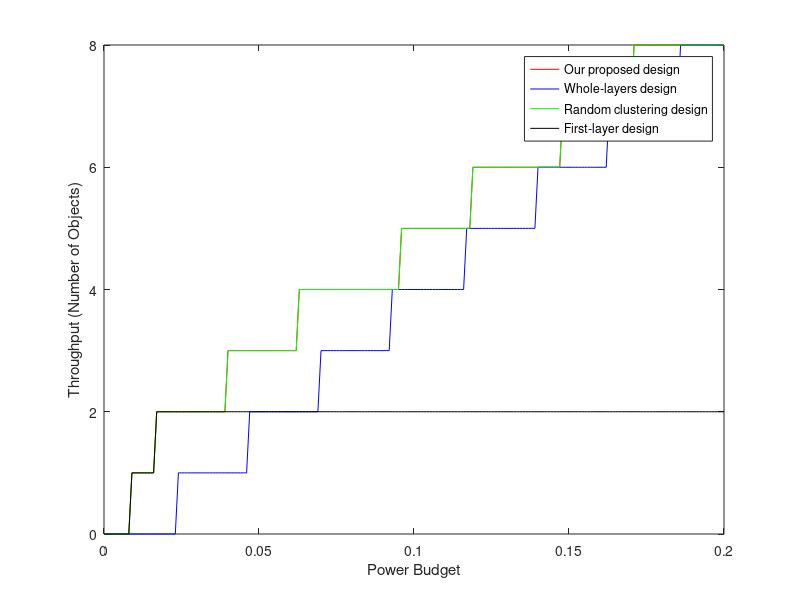

The MATLAB source for this figure:
clear all;
clc;

K = 12;%number of annotators
P = 0:0.001:0.2;%power budget(W)
N = 3;%type of clusters
B = 10^4;%bandwith (KHz)
D = [6*10^6,4*10^6,2*10^6];%data size (MB)
dK = [1,3,5];%annotator consumption
sigma = 10^(-5);%noise power (uW)
T = 1000;%transmission duration (s)
gamma = exp(D./(B*T))-1;%SNR threshold
dP = [sigma*T*(gamma(1)+gamma(2)*(1+gamma(1))+gamma(3)*(1+gamma(2))*(1+gamma(1))),sigma*T*(gamma(1)+gamma(2)*(1+gamma(1))),sigma*T*gamma(1)];%power consumption
M_BB = zeros(1,length(P));%initial output of the proposed design
M_1 = zeros(1,length(P));%initial output of the whole-layers design
M_2 = zeros(1,length(P));%initial output of the random clustering design
M_3 = zeros(1,length(P));%initial output of the first-layer design
h = ones(1,K);%channel gain
g = sort(h,'descend');%sorting channels with the descending gains
% load('g_L.mat');

for i = 1:1:length(P)
    k = 0;
    p = 0;
    kh = 0;
    ph = 0;
    m = 0;
    Start = 1;
    End = 1;
    Starth = 1;
    Endh = 1; 
    m_1 = 0;
    m_2 = 0;
    m_3 = 0;
    sumP_1 = 0;
    sumP_3 = 0;
    sumK_1 = 0;
    sumK_3 = 0;
    knew = K+1;
    pnew = max(P)+1;
    knewh = K+1;
    pnewh = max(P)+1;

    while ~isempty(End)
        m = m + 1;
        Start = End;
        End = {};
        kvect = {};
        pvect = {};
        for s = 1:1:length(Start)
            for n = 1:1:N
                knew = k(s) + dK(n);
                if knew <= K 
                    pnew = p(s) + dP(n)/g(knew);
                    if pnew <= P(i)
                        End = [End,length(End)+1];
                        kvect = [kvect,knew];
                        pvect = [pvect,pnew];
                    end
                end
            end
        end
        k = cell2mat(kvect);
        p = cell2mat(pvect);
    end
    M_BB(i) = m - 1

    while ~isempty(Endh)
        m_2 = m_2 + 1;
        Starth = Endh;
        Endh = {};
        kvecth = {};
        pvecth = {};
        for s = 1:1:length(Starth)
            for n = 1:1:N
                knewh = kh(s) + dK(n);
                if knewh <= K 
                    pnewh = ph(s) + dP(n)/h(knewh);
                    if pnewh <= P(i)
                        Endh = [Endh,length(Endh)+1];
                        kvecth = [kvecth,knewh];
                        pvecth = [pvecth,pnewh];
                    end
                end
            end
        end
        kh = cell2mat(kvecth);
        ph = cell2mat(pvecth)
    end
    M_2(i) = m_2 - 1
    
    while sumP_1 <= P(i) && sumK_1 <= K
        m_1 = m_1 + 1;
        sumK_1 = dK(1)*m_1;
        if sumK_1 <= K
            sumP_1 = sumP_1 + dP(1)/g(sumK_1);
        end
    end
    M_1(i) = m_1-1
    
    while sumP_3 <= P(i) && sumK_3 <= K
        m_3 = m_3 + 1;
        sumK_3 = dK(3)*m_3;
        if sumK_3 <= K
            sumP_3 = sumP_3 + dP(3)/g(sumK_3);
        end
    end
    M_3(i) = m_3-1
end
plot(P,M_BB,'r',P,M_1,'b',P,M_2,'g',P,M_3,'k');
legend('Our proposed design', 'Whole-layers design', 'Random clustering design', 'First-layer design');
xlabel('Power Budget');
ylabel('Throughput (Number of Objects)')